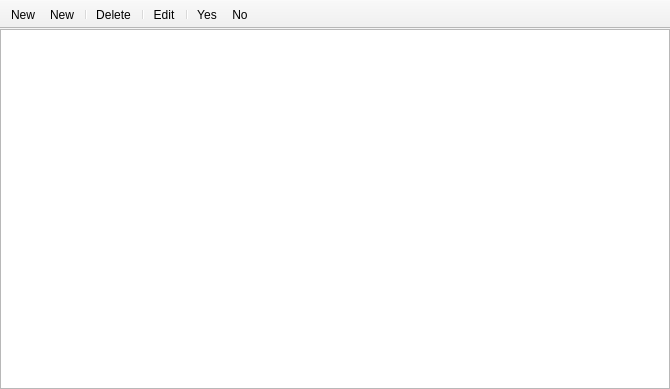
<?xml version="1.0" encoding="UTF-8"?>
<ui version="4.0">
 <class>TreeRegions</class>
 <widget class="QMainWindow" name="TreeRegions">
  <property name="geometry">
   <rect>
    <x>0</x>
    <y>0</y>
    <width>670</width>
    <height>389</height>
   </rect>
  </property>
  <property name="windowTitle">
   <string>MainWindow</string>
  </property>
  <property name="toolTip">
   <string/>
  </property>
  <widget class="QWidget" name="centralwidget">
   <layout class="QGridLayout" name="gridLayout">
    <property name="leftMargin">
     <number>0</number>
    </property>
    <property name="topMargin">
     <number>0</number>
    </property>
    <property name="rightMargin">
     <number>0</number>
    </property>
    <property name="bottomMargin">
     <number>0</number>
    </property>
    <item row="0" column="0">
     <widget class="QTreeView" name="treeView"/>
    </item>
   </layout>
  </widget>
  <widget class="QToolBar" name="toolBar">
   <property name="windowTitle">
    <string>toolBar</string>
   </property>
   <property name="toolTip">
    <string/>
   </property>
   <property name="movable">
    <bool>false</bool>
   </property>
   <attribute name="toolBarArea">
    <enum>TopToolBarArea</enum>
   </attribute>
   <attribute name="toolBarBreak">
    <bool>false</bool>
   </attribute>
   <addaction name="action_NewRoot"/>
   <addaction name="action_New"/>
   <addaction name="separator"/>
   <addaction name="action_Delete"/>
   <addaction name="separator"/>
   <addaction name="action_Edit"/>
   <addaction name="separator"/>
   <addaction name="action_Yes"/>
   <addaction name="action_No"/>
  </widget>
  <action name="action_NewRoot">
   <property name="icon">
    <iconset>
     <normaloff>:/root.png</normaloff>:/root.png</iconset>
   </property>
   <property name="text">
    <string>&amp;New</string>
   </property>
   <property name="toolTip">
    <string>Новый корневой</string>
   </property>
  </action>
  <action name="action_Delete">
   <property name="icon">
    <iconset>
     <normaloff>:/trash.png</normaloff>:/trash.png</iconset>
   </property>
   <property name="text">
    <string>&amp;Delete</string>
   </property>
   <property name="toolTip">
    <string>Удалить</string>
   </property>
  </action>
  <action name="action_Edit">
   <property name="icon">
    <iconset>
     <normaloff>:/note.png</normaloff>:/note.png</iconset>
   </property>
   <property name="text">
    <string>&amp;Edit</string>
   </property>
   <property name="toolTip">
    <string>Редактировать</string>
   </property>
  </action>
  <action name="action_Yes">
   <property name="icon">
    <iconset>
     <normaloff>:/check.png</normaloff>:/check.png</iconset>
   </property>
   <property name="text">
    <string>&amp;Yes</string>
   </property>
   <property name="toolTip">
    <string>Применить</string>
   </property>
  </action>
  <action name="action_No">
   <property name="icon">
    <iconset>
     <normaloff>:/close.png</normaloff>:/close.png</iconset>
   </property>
   <property name="text">
    <string>&amp;No</string>
   </property>
   <property name="toolTip">
    <string>Отменить</string>
   </property>
  </action>
  <action name="action_New">
   <property name="icon">
    <iconset>
     <normaloff>:/plus.png</normaloff>:/plus.png</iconset>
   </property>
   <property name="text">
    <string>&amp;New</string>
   </property>
   <property name="toolTip">
    <string>Новый</string>
   </property>
  </action>
 </widget>
 <resources>
  <include location="../resources/ViewWindowRes.qrc"/>
 </resources>
 <connections/>
</ui>
